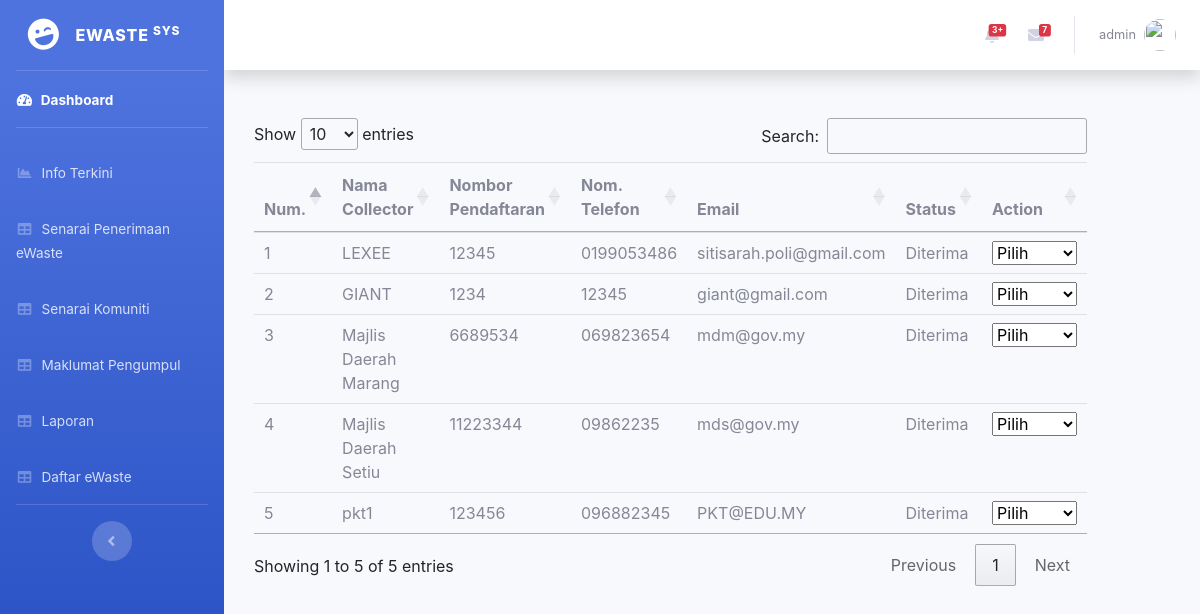
Page /admin/Approval.php (signed in) on the committed database.
### tables this page shows
CREATE TABLE `users` (
  `id` int(10) NOT NULL,
  `username` varchar(50) NOT NULL,
  `password` varchar(50) NOT NULL,
  `useremail` varchar(50) NOT NULL,
  `userrole` varchar(50) NOT NULL
);

CREATE TABLE `collector` (
  `collectorid` int(100) NOT NULL,
  `nompendaftaran` int(100) NOT NULL,
  `namasyarikat` varchar(1000) NOT NULL,
  `username` varchar(100) NOT NULL,
  `password` varchar(1000) NOT NULL,
  `email` varchar(1000) NOT NULL,
  `nomtelefon` varchar(1000) NOT NULL,
  `status` int(10) NOT NULL
);

### admin/Approval.php (the view, shortened to what this page needs)
<?php
	include("database/db_conection.php");
  $username = $_SESSION['username'];
  $sqlk = "SELECT * FROM users WHERE username='$username' and userrole='admin'";
  $hasil = mysqli_query($dbcon,$sqlk);
  $berjaya = mysqli_fetch_array($hasil);
include('includes/header.php');
include('includes/navbar.php');
  ?>
    <div id="content-wrapper" class="d-flex flex-column">
      <div id="content">
       <?PHP
	   include('includes/top-navbar.php');
	   ?>
        <div class="container-fluid">
<html>
<head>
<link rel="stylesheet" type="text/css" media="screen"  href="https://cdn.datatables.net/1.10.19/css/jquery.dataTables.min.css">
<link rel="stylesheet" type="text/css" href="https://cdnjs.cloudflare.com/ajax/libs/twitter-bootstrap/4.1.3/css/bootstrap.css">
<link rel="stylesheet" type="text/css" href="https://cdn.datatables.net/1.10.19/css/dataTables.bootstrap4.min.css">
</head>
<body>
<div class="container">
		<div class="col-lg-10 well">
	<div class="row">
		<table id="example" class="table">
		<thead>
		<tr>
		<th>Num.</th>
		<th>Nama Collector</th>
		<th>Nombor Pendaftaran</th>
		<th>Nom. Telefon</th>
		<th>Email</th>
		<th>Status</th>
		<th>Action</th>
		</tr>
		</thead>
		<tbody>
		<?PHP
		$num=1;
		$hsn=mysqli_query($dbcon,"select * from collector order by collectorid DESC");
		while($jhs2=mysqli_fetch_array($hsn)){
		?>
		<tr>
		<td><?PHP echo $num++;?></td>
			<td><?PHP echo $jhs2['namasyarikat'];?></td>
		<td><?PHP echo $jhs2['nompendaftaran'];?></td>
		<td><?PHP echo $jhs2['nomtelefon'];?></td>
		<td><?PHP echo $jhs2['email'];?></td>
		<td>
			<?PHP
		if($jhs2['status']=='1'){
			?>
			Diterima
			<?PHP
		}
		else
		{
		?>
		<?PHP
		}
		?>
		</td>
		<td>
 <form method="POST"><select name="check" onchange="this.form.submit()">
	<option value="">Pilih</option>
	</select>
</form>
</td>
		</tr>
		<?PHP
		}
		?>		</tbody>
		</table>
				</div>
	</div>
	</div>
	</body>
</html>
        </div>
      </div>

### admin/includes/top-navbar.php (shortened to what this page needs)
<nav class="navbar navbar-expand navbar-light bg-white topbar mb-4 static-top shadow">
        <ul class="navbar-nav ml-auto">
          <li class="nav-item dropdown no-arrow mx-1">
            <a class="nav-link dropdown-toggle" href="#" id="alertsDropdown" role="button" data-toggle="dropdown" aria-haspopup="true" aria-expanded="false">
              <span class="badge badge-danger badge-counter">3+</span>
            </a>
          </li>
          <li class="nav-item dropdown no-arrow mx-1">
            <a class="nav-link dropdown-toggle" href="#" id="messagesDropdown" role="button" data-toggle="dropdown" aria-haspopup="true" aria-expanded="false">
              <i class="fas fa-envelope fa-fw"></i>
              <span class="badge badge-danger badge-counter">7</span>
            </a>
          </li>
          <li class="nav-item dropdown no-arrow">
            <a class="nav-link dropdown-toggle" href="#" id="userDropdown" role="button" data-toggle="dropdown" aria-haspopup="true" aria-expanded="false">
              <span class="mr-2 d-none d-lg-inline text-gray-600 small"><?PHP echo $berjaya['username'];?></span>
              <img class="img-profile rounded-circle" src="https://source.unsplash.com/QAB-WJcbgJk/60x60">
            </a>
          </li>
        </ul>
      </nav>

### rows in the picture
users: username "admin"
collector: namasyarikat "LEXEE", nompendaftaran "12345", nomtelefon "0199053486", email "sitisarah.poli@gmail.com", status "Diterima"
collector: namasyarikat "GIANT", nompendaftaran "1234", nomtelefon "12345", email "giant@gmail.com", status "Diterima"
collector: namasyarikat "Majlis Daerah Marang", nompendaftaran "6689534", nomtelefon "069823654", email "mdm@gov.my", status "Diterima"
collector: namasyarikat "Majlis Daerah Setiu", nompendaftaran "11223344", nomtelefon "09862235", email "mds@gov.my", status "Diterima"
collector: namasyarikat "pkt1", nompendaftaran "123456", nomtelefon "096882345", email "PKT@EDU.MY", status "Diterima"
